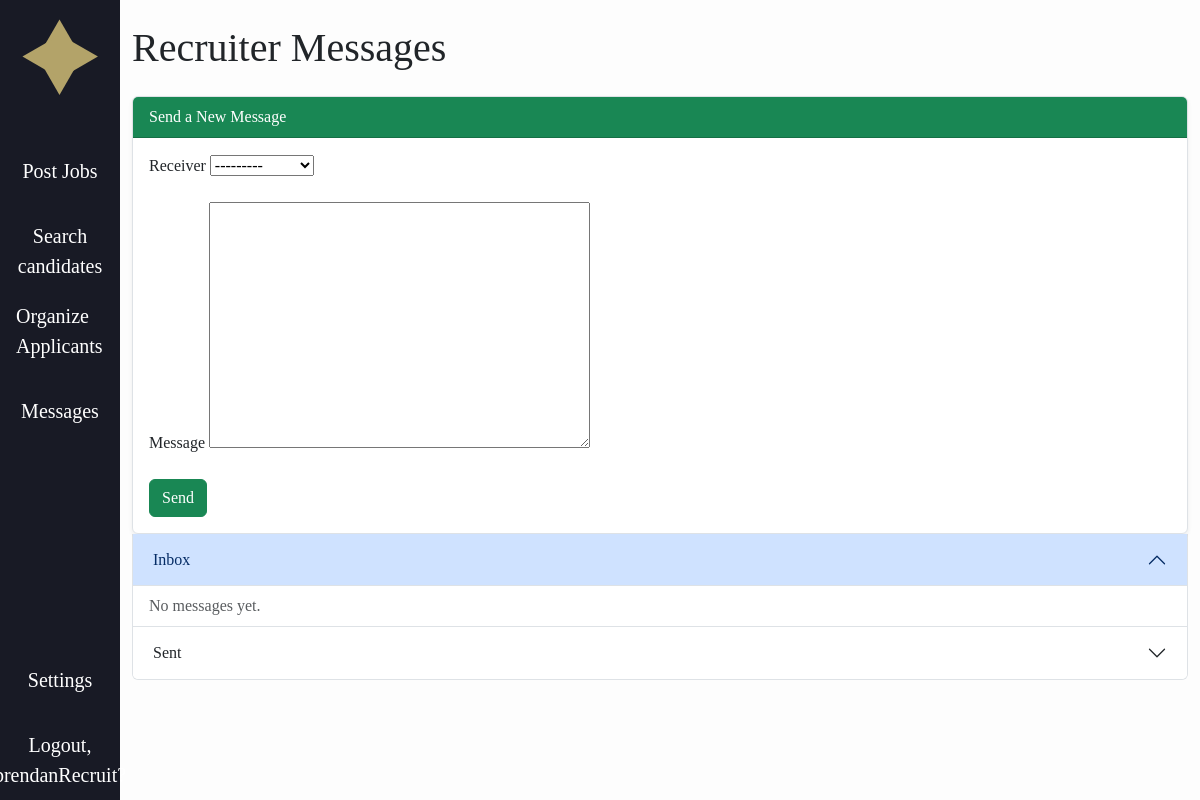
The app's page /messages/recruiter/ (signed in), older data.
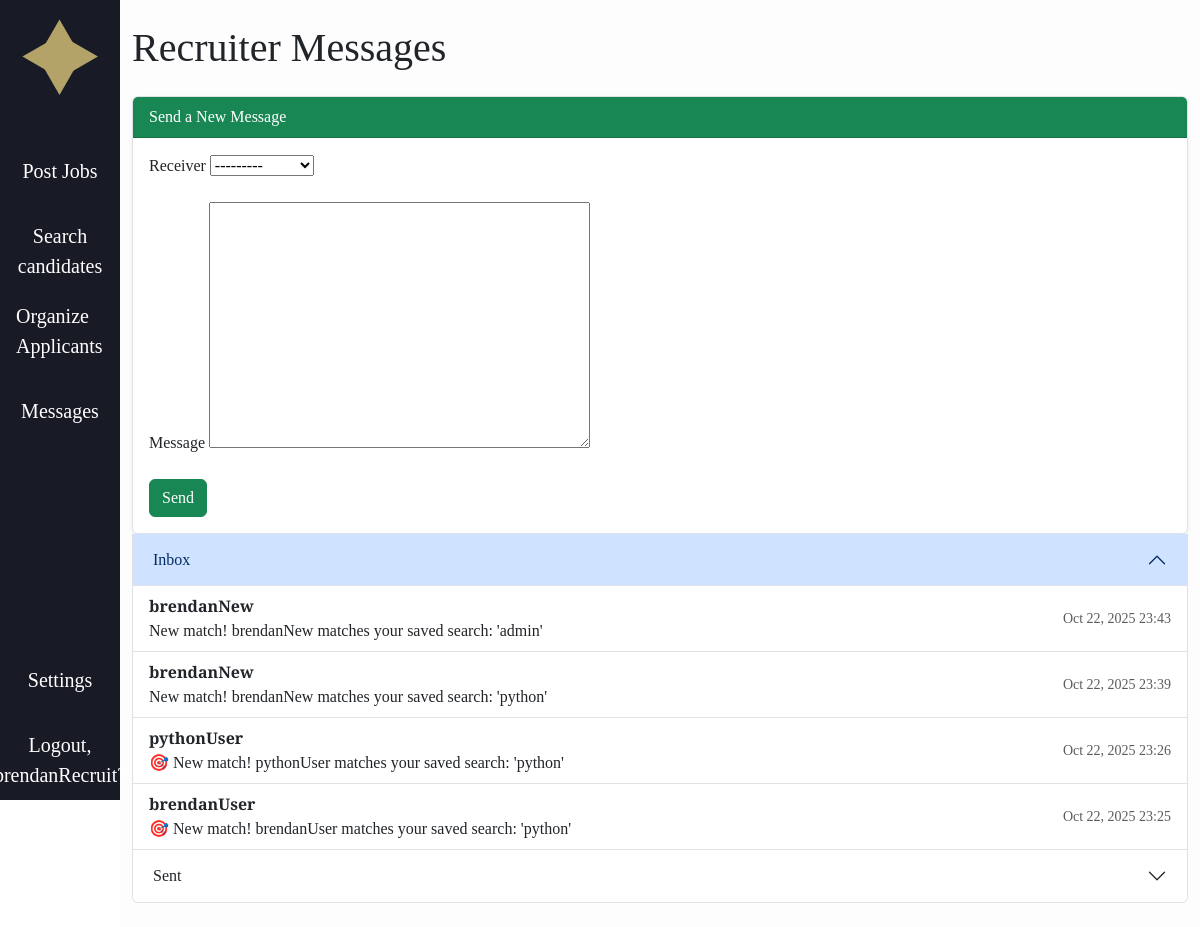
The same page, newer data.
### messaging/models.py (models this page shows, shortened)
class Message(models.Model):
    sender = models.ForeignKey(
        settings.AUTH_USER_MODEL, on_delete=models.CASCADE, related_name="sent_messages"
    )
    receiver = models.ForeignKey(
        settings.AUTH_USER_MODEL, on_delete=models.CASCADE, related_name="received_messages"
    )
    content = models.TextField()
    sent_at = models.DateTimeField(auto_now_add=True)

### accounts/models.py (models this page shows, shortened)
class CustomUser(AbstractUser):
    ROLE_CHOICES = (
        ("recruiter", "Recruiter"),
        ("user", "User"),
    )
    role = models.CharField(max_length=20, choices=ROLE_CHOICES, default="user")
    fname = models.CharField(max_length=30, blank=True, default='')
    lname = models.CharField(max_length=30, blank=True, default='')
    headline = models.CharField(max_length=255, blank=True, default='')
    skills = models.TextField(blank=True, default='')
    education = models.TextField(blank=True, default='')
    work_experience = models.TextField(blank=True, default='')
    location = models.CharField(max_length=255, blank=True, default='')
    links = models.TextField(blank=True, default='')
    show_headline = models.BooleanField(default=True)
    show_skills = models.BooleanField(default=True)
    show_education = models.BooleanField(default=True)
    show_work_experience = models.BooleanField(default=True)
    show_location = models.BooleanField(default=True)
    show_links = models.BooleanField(default=True)

### messaging/views.py (the view)
# urls.py: path("recruiter/", views.recruiter_messages, name="recruiter_inbox"),
@login_required
def recruiter_messages(request):
    if request.user.role != "recruiter":
        return redirect("home")  # block users from recruiter page
    inbox = Message.objects.filter(receiver=request.user).order_by('-sent_at')
    sent = Message.objects.filter(sender=request.user).order_by('-sent_at')
    form = MessageForm(request.POST or None, user=request.user)
    if request.method == "POST" and form.is_valid():
        msg = form.save(commit=False)
        msg.sender = request.user
        msg.save()
        return redirect('messaging:recruiter_inbox')
    return render(request, "messaging/recruiter_messages.html", {
        "inbox": inbox, "sent": sent, "form": form
    })

### messaging/forms.py
class MessageForm(forms.ModelForm):
    class Meta:
        model = Message
        fields = ['receiver', 'content']
    def __init__(self, *args, **kwargs):
        user = kwargs.pop("user")  # logged-in user
        super().__init__(*args, **kwargs)
        if user.role == "recruiter":
            self.fields['receiver'].queryset = CustomUser.objects.filter(role="user")
        elif user.role == "user":
            self.fields['receiver'].queryset = CustomUser.objects.filter(role="recruiter")

### jobble/context_processors.py (called while the page is built)
def user_template(request):
    if request.user.is_authenticated:
        if request.user.is_superuser:
            return {"base_template": "baseA.html"}   # special admin template
        elif getattr(request.user, "role", "").lower() == "recruiter":
            return {"base_template": "baseR.html"}   # recruiter template
        else:
            return {"base_template": "base.html"}    # regular user
    return {"base_template": "base.html"}           # default for anonymous users

### messaging/templates/messaging/recruiter_messages.html (shortened to what this page needs)
{% extends base_template %}
{% block content %}
<div class="container py-4">
  <h1 class="mb-4">Recruiter Messages</h1>
  <div class="accordion" id="recruiterMessagesAccordion">
  <div class="card shadow-sm mt-4">
    <div class="card-header bg-success text-white">Send a New Message</div>
    <div class="card-body">
      <form method="post">
        <div class="mb-3">
          <label for="id_receiver" class="form-label">Receiver</label>
          {{ form.receiver }}
        </div>
        <div class="mb-3">
          <label for="id_content" class="form-label">Message</label>
          {{ form.content }}
        </div>
        <button type="submit" class="btn btn-success">Send</button>
      </form>
    </div>
  </div>
    <div class="accordion-item">
      <h2 class="accordion-header" id="headingInbox">
        <button class="accordion-button" type="button" data-bs-toggle="collapse" data-bs-target="#collapseInbox" aria-expanded="true" aria-controls="collapseInbox">
          Inbox
        </button>
      </h2>
      <div id="collapseInbox" class="accordion-collapse collapse show" aria-labelledby="headingInbox" data-bs-parent="#recruiterMessagesAccordion">
        <div class="accordion-body p-0">
          <ul class="list-group list-group-flush">
            {% for msg in inbox %}
              <li class="list-group-item d-flex justify-content-between align-items-center">
                <div>
                  <strong>{{ msg.sender.username }}</strong><br>
                  {{ msg.content }}
                </div>
                <small class="text-muted">{{ msg.sent_at|date:"M d, Y H:i" }}</small>
              </li>
            {% empty %}
              <li class="list-group-item text-muted">No messages yet.</li>
            {% endfor %}
          </ul>
        </div>
      </div>
    </div>
    <div class="accordion-item">
      <h2 class="accordion-header" id="headingSent">
        <button class="accordion-button collapsed" type="button" data-bs-toggle="collapse" data-bs-target="#collapseSent" aria-expanded="false" aria-controls="collapseSent">
          Sent
        </button>
      </h2>
    </div>
  </div>
</div>
{% endblock %}

Row changes from the older to the newer data that the page shows:
added Message: sender.username "brendanNew", content "New match! brendanNew matches your saved search: 'admin'", sent_at "Oct 22, 2025 23:43"
added Message: sender.username "brendanNew", content "New match! brendanNew matches your saved search: 'python'", sent_at "Oct 22, 2025 23:39"
added Message: sender.username "pythonUser", content "🎯 New match! pythonUser matches your saved search: 'python'", sent_at "Oct 22, 2025 23:26"
added Message: sender.username "brendanUser", content "🎯 New match! brendanUser matches your saved search: 'python'", sent_at "Oct 22, 2025 23:25"
Text that changed along with them:
text no longer shown: "No messages yet."
